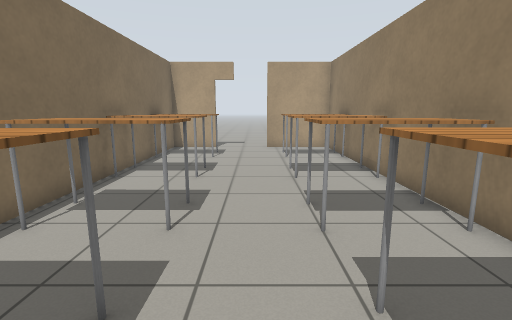
view 1 (above)

12 first-person views from a walk through a Gazebo world. The camera is 1.1 m above the floor, tilts 10° down and sees 85° across. The floor is counted in squares, 0.5 m on a side. Each view is taken from the middle of a square. On the plan, view 1 faces up. The plan holds only what a view shows up to about 17 squares ahead; the rest is blank. Gazebo's built-in surfaces are drawn with simple patterns.

view 2
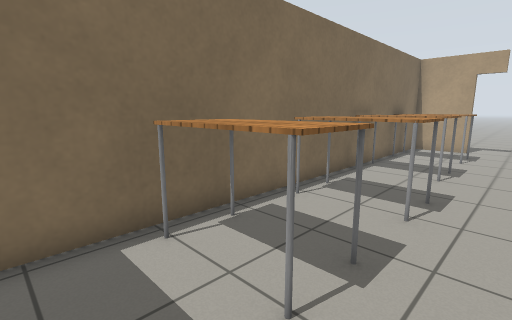

view 3
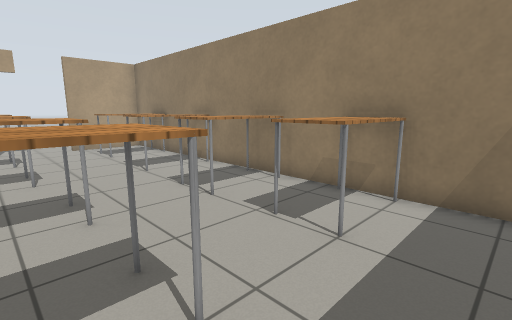

view 4
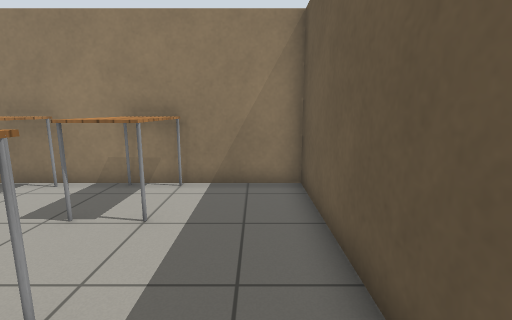

view 5
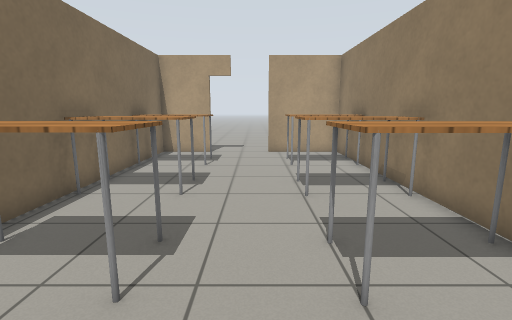

view 6
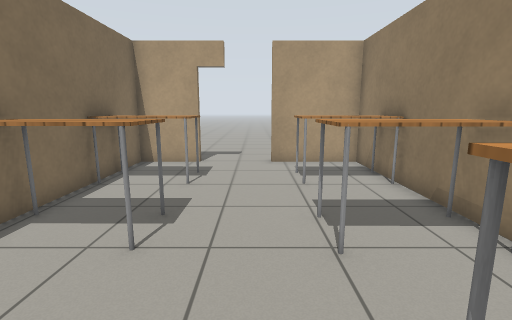

view 7
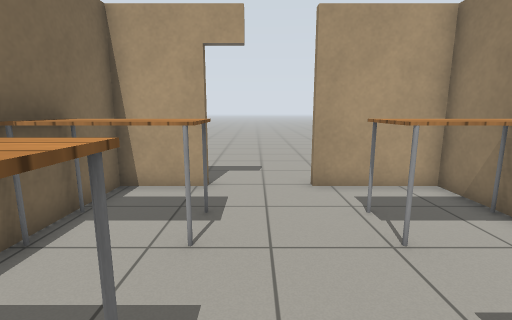

view 8
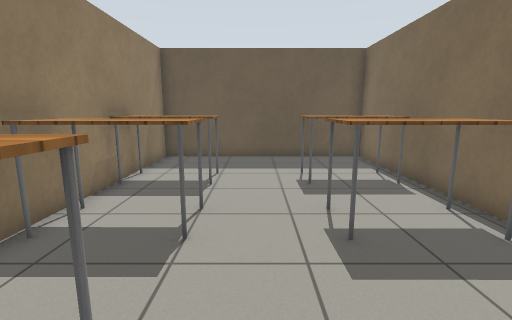

view 9
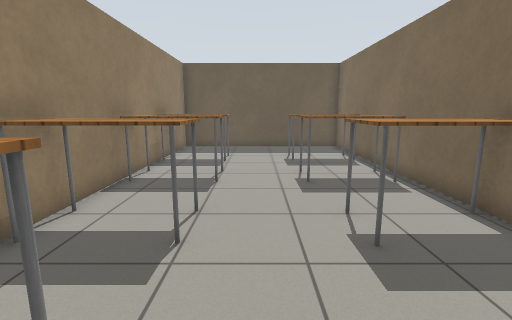

view 10
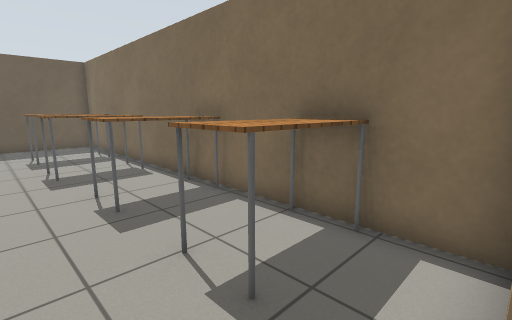

view 11
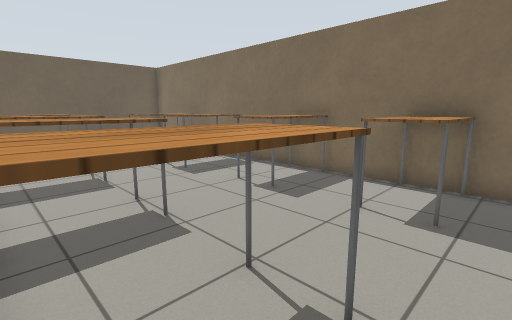

view 12
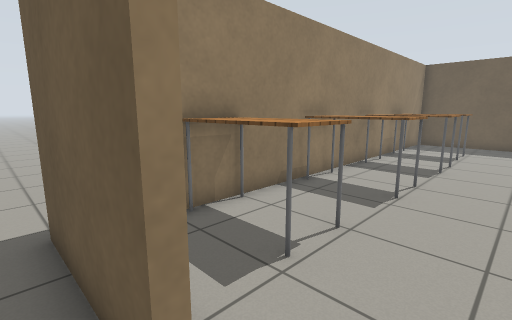

### Floor plan
Points are (right, up) in squares from view 1. A wall is a line through its corners. A room is listed if a view was taken in it or the views show most of it. See-through windows are left out.
Room 1 (views 1, 2, 3, 4, 5, 6, 7, 8, 9, 10, 11)
walls: (4.4, 6.6) (4.4, 8.4); (4.4, 10.6) (4.4, 13.4); (4.4, 15.6) (4.4, 17) (0.6, 17); (-2.4, 17) (-5, 17) (-5, -2.4) (4.4, -2.4) (4.4, 4.4)
ways out: opening at (-0.5, 17) to room 2; open door at (-2, 17) to room 2
objects: table (-4, 1) to (-2, 2); table (-4, 5) to (-2, 6); table (-4, 9) to (-2, 10); table (-4, 14) to (-2, 15); table (1, 5) to (4, 6); table (2, 2) to (4, 3); table (2, 9) to (4, 10); table (2, 14) to (4, 15)
Room 2 (view 12)
walls: (0.6, 17.3) (4.7, 17.3)
ways out: opening at (-0.5, 17) to room 1; open door at (-2, 17) to room 1

Positions as (right, up) in squares from view 1, and headings:
1: (0, 0), facing up
2: (0, -1), facing up-left
3: (-3, -1), facing up-right
4: (-4, -1), facing right
5: (0, 2), facing up
6: (0, 5), facing up
7: (-1, 9), facing up
8: (0, 11), facing down
9: (0, 15), facing down
10: (0, 17), facing down-left
11: (4, 16), facing down-left
12: (-1, 18), facing down-right
